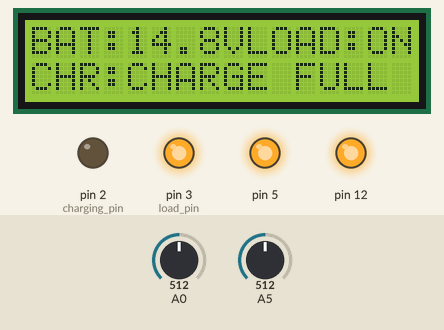
Bench run of a sketch on a simulated Arduino Uno, built with avr-gcc and run on an emulated ATmega328P. Shown: 16×2 character LCD, output pins drawn as LEDs (lit = HIGH). Inputs (shaded band) come from the test bench; at power-on: A0 = 512, A5 = 512.

Above: at 4.4 s.
4.5 s: A0 set to 281
At 5.8 s:
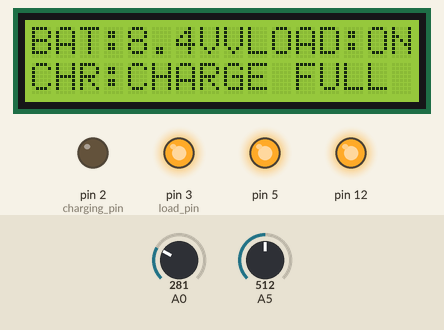
6.2 s: A0 set to 247
At 7.6 s:
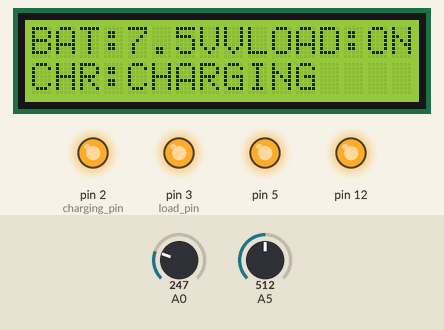
7.9 s: A5 set to 12
9.4 s: A5 set to 9
At 10.7 s:
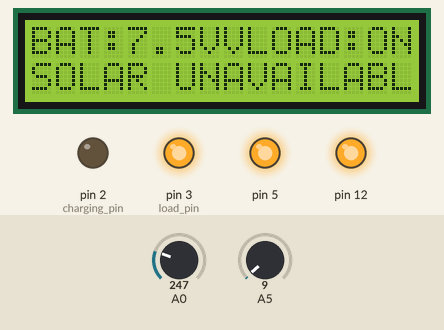
11.0 s: A0 set to 238
At 12.4 s:
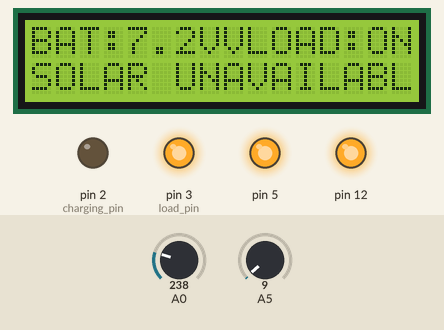
12.7 s: A0 set to 218
At 14.2 s:
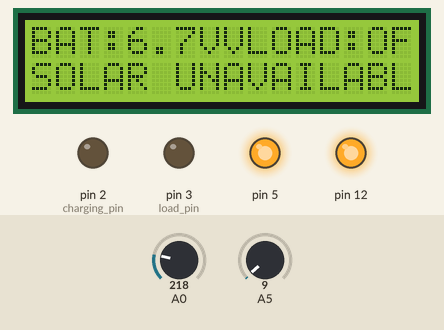
Timing chart, 0 to 15.4 s (numbered marks = the images above; inputs shaded):
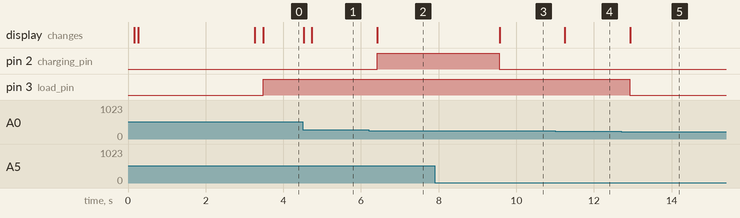

The sketch:

PowerUnit.ino
```cpp
#include <LiquidCrystal.h>
LiquidCrystal lcd(11, 10, 9, 8, 7, 6);
float battery, solar;
byte charge = 0;
byte load = 0;
const int charging_pin = 2;
const int load_pin = 3;
void setup()
{
  pinMode(12, OUTPUT);
  pinMode(5, OUTPUT);
  pinMode(charging_pin, OUTPUT);
  pinMode(load_pin, OUTPUT);
  digitalWrite(12, HIGH);
  digitalWrite(5, HIGH);
  delay(100);
  lcd.begin(16, 2);
  delay(100);
  lcd.clear();
  lcd.setCursor(0, 0);
  lcd.print("SOLAR POWER");
  lcd.setCursor(0, 1);
  lcd.print("BANK");
  delay(3000);
  lcd.clear();
}

void loop()
{
  //read battery
  battery = 0;
  for (int k = 0; k < 20; k++)
  {
    battery += analogRead(A0) * 0.0275;
    delay(10);
  }
  battery /= 20;
  battery += 0.7;

  lcd.setCursor(0, 0);
  lcd.print("BAT:");
  lcd.print(battery, 1);
  lcd.print("V");


  if (battery > 9.6)charge = 1; //full charged
  if (battery < 8.0)charge = 0; //need charging

  if (battery > 8.0)load = 1; //load active
  if (battery < 7.0)load = 0; //load deactive


  solar = 0;
  for (int k = 0; k < 20; k++)
  {
    solar += analogRead(A5);
  }
  solar /= 20;

  if (solar > 10)
  {
    if (charge == 1)
    {
      digitalWrite(charging_pin, LOW);
      lcd.setCursor(0, 1);
      lcd.print("CHR:CHARGE FULL ");
    }
    else
    {
      digitalWrite(charging_pin, HIGH);
      lcd.setCursor(0, 1);
      lcd.print("CHR:CHARGING    ");
    }
  }
  else
  {
    digitalWrite(charging_pin, LOW);
    lcd.setCursor(0, 1);
    lcd.print("SOLAR UNAVAILABLE");
  }
  if (load == 1)
  {
    digitalWrite(load_pin, HIGH);
    lcd.setCursor(9, 0);
    lcd.print("LOAD:ON ");
  }
  else
  {
    digitalWrite(load_pin, LOW);
    lcd.setCursor(9, 0);
    lcd.print("LOAD:OFF");
  }

}


//
```

Measured:
- the behaviour switches between 266 and 265 on A0 (found by bisection; images 1 and 2)
- the behaviour switches between 11 and 10 on A5 (found by bisection; images 2 and 3)
- the behaviour switches between 230 and 229 on A0 (found by bisection; images 4 and 5)
- after the input at 4.5 s, the display: first changes at once (image 1 shows a later state)
- after the input at 6.2 s, pin 2 (charging_pin): LOW → HIGH after 0.22 s; the display: changes after 0.22 s (image 2)
- after the input at 7.9 s, every drawn part: stays the same
- after the input at 9.4 s, pin 2 (charging_pin): HIGH → LOW after 0.16 s; the display: changes after 0.17 s (image 3)
- after the input at 11.0 s, the display: changes after 0.25 s (image 4)
- after the input at 12.7 s, pin 3 (load_pin): HIGH → LOW after 0.23 s; the display: changes after 0.23 s (image 5)
